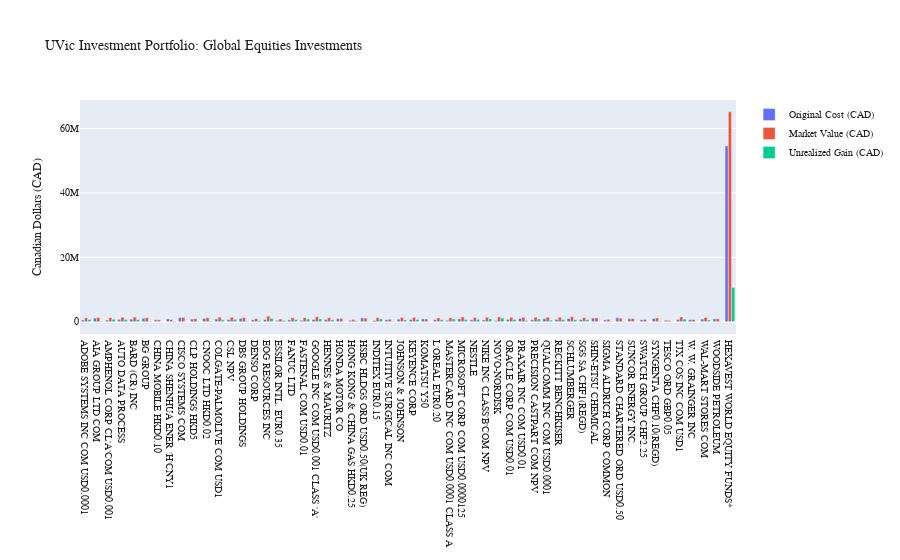

Source (notebook cell):
### Markdown cell above
### 3. Global Equities Investments
Global equity investments are mutual funds that own stock outside of Canada.

### Code cell
# isolate for global equities investments
df = portfolio[portfolio.Category == 'GLOBAL EQUITIES']
# make plot
plot = update(grouped_bar(df), "UVic Investment Portfolio: Global Equities Investments")
# show interactive plot
plot.show()

### Figure 1 — Plotly figure (JSON) as saved in the notebook; plotly's stock layout.template omitted (floating-point values rounded to 4 significant figures)
{"data": [{"name": "Original Cost (CAD)", "type": "bar", "x": ["ADOBE SYSTEMS INC COM USD0.0001", "AIA GROUP LTD COM", "AMPHENOL CORP CL'A'COM USD0.001", "AUTO DATA PROCESS", "BARD (CR) INC", "BG GROUP", "CHINA MOBILE HKD0.10", "CHINA SHENHUA ENER 'H'CNY1", "CISCO SYSTEMS COM", "CLP HOLDINGS HKD5", "CNOOC LTD HKD0.02", "COLGATE-PALMOLIVE COM USD1", "CSL NPV", "DBS GROUP HOLDINGS", "DENSO CORP", "EOG RESOURCES INC", "ESSILOR INTL. EUR0.35", "FANUC LTD", "FASTENAL COM USD0.01", "GOOGLE INC COM USD0.001 CLASS 'A'", "HENNES & MAURITZ", "HONDA MOTOR CO", "HONG KONG & CHINA GAS HKD0.25", "HSBC HLDGS ORD USD0.50(UK REG)", "INDITEX EUR0.15", "INTUITIVE SURGICAL INC COM", "JOHNSON & JOHNSON", "KEYENCE CORP", "KOMATSU Y50", "L'OREAL EUR0.20", "MASTERCARD INC COM USD0.0001 CLASS A", "MICROSOFT CORP COM USD0.0000125", "NESTLE", "NIKE INC CLASS'B'COM NPV", "NOVO-NORDISK", "ORACLE CORP COM USD0.01", "PRAXAIR INC COM USD0.01", "PRECISION CASTPART COM NPV", "QUALCOMM INC COM USD0.0001", "RECKITT BENCHKISER", "SCHLUMBERGER", "SGS SA CHF1(REGD)", "SHIN-ETSU CHEMICAL", "SIGMA ALDRICH CORP COMMON", "STANDARD CHARTERED ORD USD0.50", "SUNCOR ENERGY INC.", "SWATCH GROUP CHF2.25", "SYNGENTA CHF0.10(REGD)", "TESCO ORD GBP0.05", "TJX COS INC COM USD1", "W. W. GRAINGER INC", "WAL-MART STORES COM", "WOODSIDE PETROLEUM", "HEXAVEST WORLD EQUITY FUNDS*"], "y": ["533,479", "1,106,738", "494,763", "694,136", "776,136", "1,066,890", "569,886", "850,545", "1,272,285", "814,115", "1,010,970", "822,485", "654,546", "1,040,375", "568,034", "671,184", "404,725", "594,026", "427,510", "690,512", "669,543", "939,349", "412,051", "1,154,503", "389,284", "578,230", "781,073", "673,102", "871,142", "590,000", "401,964", "871,571", "572,325", "516,735", "378,508", "681,844", "1,008,078", "568,449", "916,277", "719,540", "992,294", "629,711", "1,093,245", "543,379", "1,219,457", "931,586", "588,512", "970,211", "440,224", "675,743", "645,734", "806,741", "861,547", "54,595,877"]}, {"name": "Market Value (CAD)", "type": "bar", "x": ["ADOBE SYSTEMS INC COM USD0.0001", "AIA GROUP LTD COM", "AMPHENOL CORP CL'A'COM USD0.001", "AUTO DATA PROCESS", "BARD (CR) INC", "BG GROUP", "CHINA MOBILE HKD0.10", "CHINA SHENHUA ENER 'H'CNY1", "CISCO SYSTEMS COM", "CLP HOLDINGS HKD5", "CNOOC LTD HKD0.02", "COLGATE-PALMOLIVE COM USD1", "CSL NPV", "DBS GROUP HOLDINGS", "DENSO CORP", "EOG RESOURCES INC", "ESSILOR INTL. EUR0.35", "FANUC LTD", "FASTENAL COM USD0.01", "GOOGLE INC COM USD0.001 CLASS 'A'", "HENNES & MAURITZ", "HONDA MOTOR CO", "HONG KONG & CHINA GAS HKD0.25", "HSBC HLDGS ORD USD0.50(UK REG)", "INDITEX EUR0.15", "INTUITIVE SURGICAL INC COM", "JOHNSON & JOHNSON", "KEYENCE CORP", "KOMATSU Y50", "L'OREAL EUR0.20", "MASTERCARD INC COM USD0.0001 CLASS A", "MICROSOFT CORP COM USD0.0000125", "NESTLE", "NIKE INC CLASS'B'COM NPV", "NOVO-NORDISK", "ORACLE CORP COM USD0.01", "PRAXAIR INC COM USD0.01", "PRECISION CASTPART COM NPV", "QUALCOMM INC COM USD0.0001", "RECKITT BENCHKISER", "SCHLUMBERGER", "SGS SA CHF1(REGD)", "SHIN-ETSU CHEMICAL", "SIGMA ALDRICH CORP COMMON", "STANDARD CHARTERED ORD USD0.50", "SUNCOR ENERGY INC.", "SWATCH GROUP CHF2.25", "SYNGENTA CHF0.10(REGD)", "TESCO ORD GBP0.05", "TJX COS INC COM USD1", "W. W. GRAINGER INC", "WAL-MART STORES COM", "WOODSIDE PETROLEUM", "HEXAVEST WORLD EQUITY FUNDS*"], "y": ["1,197,238", "1,281,830", "1,234,125", "1,355,872", "1,420,984", "1,233,787", "580,895", "656,578", "1,321,134", "940,601", "1,214,454", "1,404,784", "1,376,216", "1,281,633", "933,288", "1,710,513", "835,165", "1,209,639", "1,202,558", "1,549,963", "1,228,100", "1,016,480", "675,346", "1,092,150", "1,242,478", "725,141", "1,322,729", "1,330,345", "831,740", "1,183,606", "1,228,496", "1,483,948", "1,280,591", "1,369,574", "1,483,451", "1,368,166", "1,344,379", "1,394,907", "1,392,655", "1,366,870", "1,581,935", "1,238,826", "1,182,006", "721,471", "1,070,016", "965,250", "692,232", "1,169,597", "377,240", "1,466,026", "669,290", "1,299,126", "898,132", "65,204,606"]}, {"name": "Unrealized Gain (CAD)", "type": "bar", "x": ["ADOBE SYSTEMS INC COM USD0.0001", "AIA GROUP LTD COM", "AMPHENOL CORP CL'A'COM USD0.001", "AUTO DATA PROCESS", "BARD (CR) INC", "BG GROUP", "CHINA MOBILE HKD0.10", "CHINA SHENHUA ENER 'H'CNY1", "CISCO SYSTEMS COM", "CLP HOLDINGS HKD5", "CNOOC LTD HKD0.02", "COLGATE-PALMOLIVE COM USD1", "CSL NPV", "DBS GROUP HOLDINGS", "DENSO CORP", "EOG RESOURCES INC", "ESSILOR INTL. EUR0.35", "FANUC LTD", "FASTENAL COM USD0.01", "GOOGLE INC COM USD0.001 CLASS 'A'", "HENNES & MAURITZ", "HONDA MOTOR CO", "HONG KONG & CHINA GAS HKD0.25", "HSBC HLDGS ORD USD0.50(UK REG)", "INDITEX EUR0.15", "INTUITIVE SURGICAL INC COM", "JOHNSON & JOHNSON", "KEYENCE CORP", "KOMATSU Y50", "L'OREAL EUR0.20", "MASTERCARD INC COM USD0.0001 CLASS A", "MICROSOFT CORP COM USD0.0000125", "NESTLE", "NIKE INC CLASS'B'COM NPV", "NOVO-NORDISK", "ORACLE CORP COM USD0.01", "PRAXAIR INC COM USD0.01", "PRECISION CASTPART COM NPV", "QUALCOMM INC COM USD0.0001", "RECKITT BENCHKISER", "SCHLUMBERGER", "SGS SA CHF1(REGD)", "SHIN-ETSU CHEMICAL", "SIGMA ALDRICH CORP COMMON", "STANDARD CHARTERED ORD USD0.50", "SUNCOR ENERGY INC.", "SWATCH GROUP CHF2.25", "SYNGENTA CHF0.10(REGD)", "TESCO ORD GBP0.05", "TJX COS INC COM USD1", "W. W. GRAINGER INC", "WAL-MART STORES COM", "WOODSIDE PETROLEUM", "HEXAVEST WORLD EQUITY FUNDS*"], "y": ["663,759", "175,093", "739,362", "661,735", "644,848", "166,897", "11,009", "-193,967", "48,849", "126,486", "203,484", "582,300", "721,670", "241,258", "365,254", "1,039,329", "430,440", "615,612", "775,048", "859,451", "558,557", "77,130", "263,295", "-62,353", "853,195", "146,911", "541,656", "657,243", "-39,402", "593,606", "826,532", "612,376", "708,266", "852,839", "1,104,944", "686,323", "336,300", "826,458", "476,378", "647,331", "589,641", "609,115", "88,761", "178,091", "-149,441", "33,664", "103,720", "199,386", "-62,984", "790,283", "23,556", "492,385", "36,585", "10,608,729"]}], "layout": {"barmode": "group", "font": {"color": "#1f1f1f", "family": "Courier New, monospace", "size": 10}, "title": {"text": "UVic Investment Portfolio: Global Equities Investments"}, "yaxis": {"title": {"text": "Canadian Dollars (CAD)"}}}}
